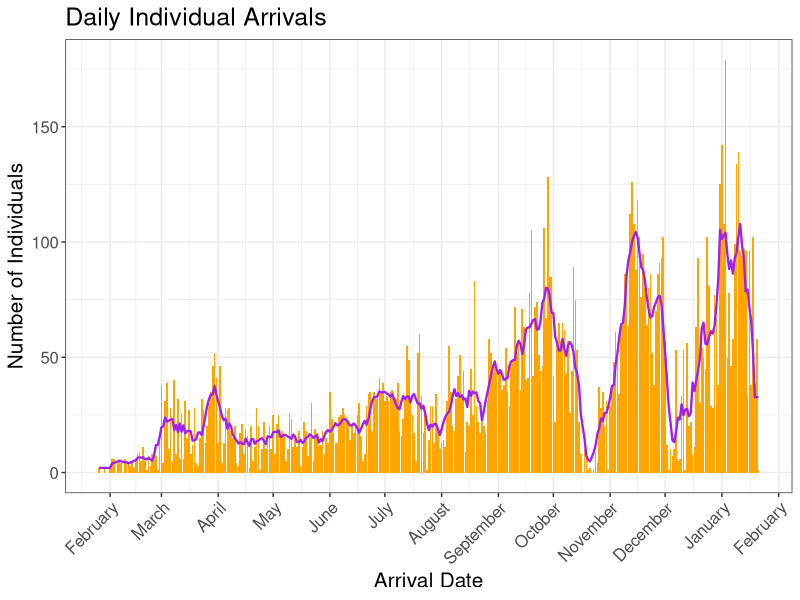

Source code (R): (Note: this script raises an error after producing the figure.)
## ---- chunk 1
library(knitr)
library(tidyverse)
opts_chunk$set(echo = TRUE, message = FALSE, warning = FALSE)
## ---- chunk 2
arrivals_7_day <- read_csv("data/arrival_date_counts_1.20.csv")
individuals <- read_csv("data/individual_clean_dest_dates_1_20_22.csv")
## ---- chunk 3

par(mfrow = c(1, 3))

# plot daily total arrivals (bars) with individual seven-day rolling mean (purple line)

ggplot(arrivals_7_day, aes(x=arrival_date, y=n))+
  geom_col(fill='orange')+
  geom_line(aes(y = seven_avg), color='purple', size=.8)+
  ggtitle("Daily Individual Arrivals")+
  theme_bw() +
  theme(text = element_text(size=15), axis.text.x = element_text(angle = 45, hjust=1))+
  xlab("Arrival Date")+
  ylab("Number of Individuals")+ 
  scale_x_date(date_breaks="1 month", date_labels="%B")

# weekly arrivals barplot with linear regression

arrivals_wk <- individuals %>%
  count(week_number)

arrivals_wk %>%
  ggplot(aes(x = week_number, y = n)) +
  geom_bar(stat = "identity", fill = 'orange') +
  geom_smooth(method = "lm", formula = y ~ x, color = 'purple', size=.8) +
  theme_bw() +
  theme(text = element_text(size=15), axis.text.x = element_text(angle = 45, hjust=1)) +
  ggtitle("Weekly Individual Arrivals")+
  xlab("Arrival Week Number") +
  ylab("Number of Individuals")

# Examine monthly arrivals
monthly_arrivals <- individuals %>%
  count(week_number, arrival_month, arrival_year)

monthly_arrivals %>% #average weekly arrivals by month boxplots
  mutate(arrival_month = factor(arrival_month)) %>%
  ggplot(aes(x = arrival_month, y = n)) +
  geom_boxplot(varwidth = TRUE) +
  ylab("Number of Weekly Arrivals") +
  xlab("Arrival Month Jan. 2021 (1) - Jan. 2022 (13)") +
  ggtitle("Weekly Arrivals by Month") +
  theme(text = element_text(size=15))

## ---- chunk 4

par(mfrow = c(1, 3))

# Boxplots of stay lengths for various group sizes
individuals %>%
  filter(stay_length >= 0) %>% 
  mutate(group_size = factor(number_in_party)) %>%
  ggplot(aes(x = stay_length, y = number_in_party)) +
  geom_boxplot(aes(group = number_in_party), varwidth = TRUE, outlier.color = "red",)  + # zoom in on plot because there are a few large outliers
  ylab("Group Size") +
  xlab("Stay Length in Days (0-90)") 

# Look at distribution of individuals by group size for stays from 0-30 days
individuals %>%
  filter(stay_length >= 0) %>% 
  ggplot(aes(x = stay_length, y = number_in_party)) +
  geom_jitter(alpha = .2) +
  xlim(0, 30) +  
  ylab("Group Size") +
  xlab("Stay Length in Days (0-30)") 

# look at stay length distribution for individuals in parties fewer than 7
individuals %>%
  filter(stay_length >= 0 & number_in_party < 7) %>% #filter out mistakes in recording year (negative values)
  ggplot(aes(x = stay_length)) +
  geom_bar() +
  xlim(0, 20) +
  facet_wrap(~number_in_party) +
  ggtitle("Stay Length, Groups of 6 or Fewer") +
  ylab("Number of Individuals") +
  xlab("Stay Length in Days (0-20)")

## ---- chunk 5

